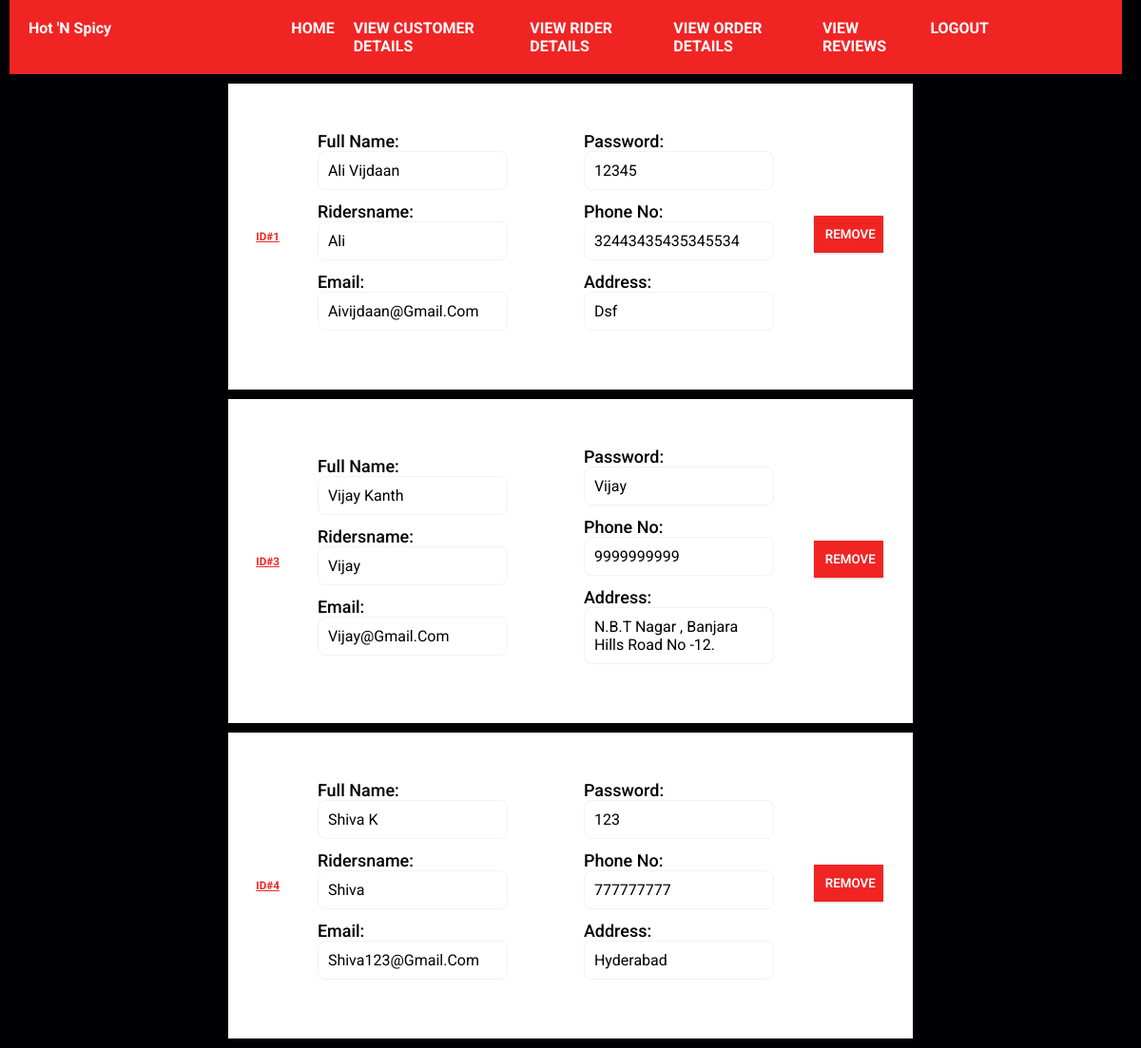
The app's page /allRiders (signed in) with its own data.
### tables this page shows
CREATE TABLE Riders(
        rider_id    INTEGER PRIMARY KEY AUTOINCREMENT,
        phone_no       varchar (25),
        user_name      VARCHAR (30),
        first_name     VARCHAR (30),
        last_name      VARCHAR (30),
        password        VARCHAR (30),
        address        VARCHAR (100),
        email          VARCHAR (50),
        admin_id        int not null,
        FOREIGN KEY (ADMIN_ID) REFERENCES ADMIN(ADMIN_ID)
        );

### app.py (the view)
@app.route('/allRiders')
def allRiders():
    if "email" and "password" in session:
        print("entered all riders")
        riders = db.returnRider()
        riders = riders.fetchall()
        return render_template('riderdetails.html', riders= riders)
    return redirect(url_for("adminLogin"))

### database.py (called while the page is built)
    @staticmethod
    def returnRider():
        connection = s.connect("foodSystem.db")
        cursor = connection.cursor()
        riders = cursor.execute("SELECT * from Riders")
        return riders

### templates/riderdetails.html (shortened to what this page needs)
{% extends 'adminBase.html' %}
{% block body %}
<div class="RidersContent">
    {% for i in range(riders|length) %}
    <div class="ridersCard">
        <h3>ID#{{ riders[i][0] }}</h3>
    <section class="ridersSec1">
    <div class="RfirstLast">
        <span class="riderslabel">
            Full Name:
        </span>
        <p>{{ riders[i][3] }} {{ riders[i][4] }}</p>
    </div>
    <div class="Rridersname">
        <span class="riderslabel">
            ridersname:
        </span>
        <p>{{ riders[i][2] }}</p>
    </div>
    <div class="Rridersemail">
        <span class="riderslabel">
            Email:
        </span>
        <p>{{ riders[i][7] }}</p>
    </div>
</section>
<section class="ridersSec2">
    <div class="Rriderspassword">
        <span class="riderslabel">
            Password:
        </span>
        <p>{{ riders[i][5] }}</p>
    </div>
    <div class="Rridersphone">
        <span class="riderslabel">
            Phone No:
        </span>
        <p>{{ riders[i][1] }}</p>
    </div>
    <div class="Rridersaddress">
        <span class="riderslabel">
            Address:
        </span>
        <p>{{ riders[i][6] }}</p>
    </div>
</section>
<div class="orderButton">
    <a href="/delRider/{{ riders[i][0] }}"><button>REMOVE</button></a>
</div>
</div>
{% endfor %}
</div>
{% endblock body %}

### static/css/adminStyle.css (style rules this page uses)
* { margin: 0; padding: 0; font-family:system-ui, -apple-system, BlinkMacSystemFont, 'Segoe UI', Roboto, Oxygen, Ubuntu, Cantarell, 'Open Sans', 'Helvetica Neue', sans-serif; }
body { background-color: #000000; }

### static/css/style.css (style rules this page uses)
:root { --main-color: #f12424; --black: #13131a; --bg: #010103; --border: .1rem solid rgba(255, 255, 255, .3); }
* { margin: 0; padding: 0; font-family:'Roboto', sans-serif; outline: none; border:none; box-sizing: border-box; text-decoration: none; text-transform: capitalize; transition: .2s linear; }
html { font-size: 62.5%; overflow-x: hidden; scroll-padding-top: 9rem; scroll-behavior: smooth; }
body { background: var(--bg); }
.orderButton { text-align: center; margin-bottom: 5px; }
.orderButton a button { font-weight: 600; padding: 12px; width: 95%; border: none; cursor: pointer; color: white; background-color: #f12424; box-shadow: 0 1px 2px rgba(0, 0, 0, 0.2); }
.ridersCard { display: flex; justify-content: center; align-items: center; margin-top:10px; margin-bottom:10px; background-color: white; margin-left: 20%; margin-right: 20%; padding: 50px; box-shadow: 0 1px 2px rgba(0, 0, 0, 0.2); }
.ridersSec1, .ridersSec2 { margin-left: 40px; margin-right: 40px; }
.RfirstLast p, .Rridersname p, .Rridersemail p, .Rriderspassword p, .Rridersphone p, .Rridersaddress p { font-size: medium; padding: 10px; width: 200px; border-radius: max(0px, min(8px, ((100vw - 4px) - 100%) * 9999)) / 8px; border: 1px solid #F2F3F5; margin-bottom: 12px; }
.riderslabel { font-size: large; font-weight:500; }
.ridersCard h3 { color:#f12424; text-decoration:underline; }

### records on screen
Riders: rider_id "1", first_name "Ali", last_name "Vijdaan", user_name "Ali", email "Aivijdaan@gmail.com", password "12345", phone_no "32443435435345534", address "Dsf"
Riders: rider_id "3", first_name "Vijay", last_name "Kanth", user_name "Vijay", email "Vijay@gmail.com", password "Vijay", phone_no "9999999999", address "N.B.T Nagar , Banjara Hills Road No -12."
Riders: rider_id "4", first_name "Shiva", last_name "K", user_name "Shiva", email "Shiva123@gmail.com", password "123", phone_no "777777777", address "Hyderabad"
